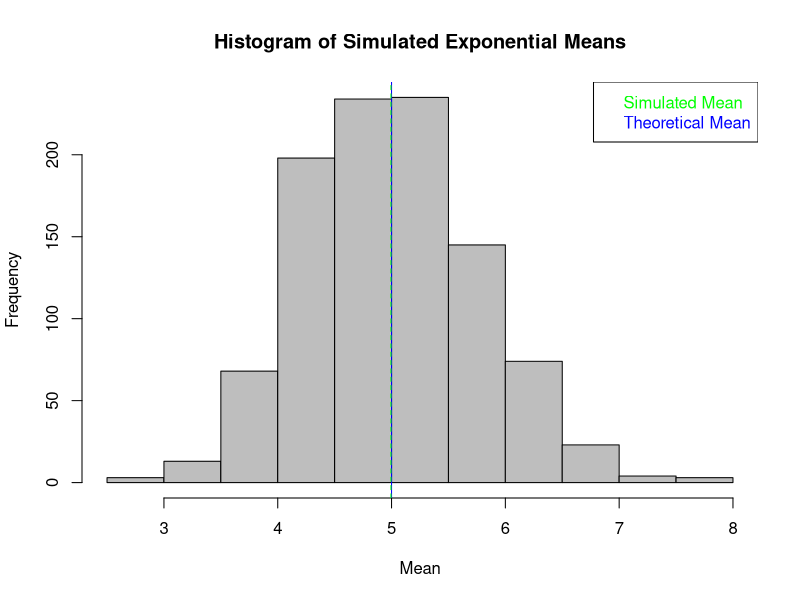

Recreate this plot in R.
## ---- chunk 1
set.seed(16)

lambda <- 0.2
sd=mean=1/lambda
n<-40
nosims<-1000
data=rexp(n*nosims, lambda)

## ---- chunk 2
exD<- matrix(data,nrow=nosims)
exDmean<-apply(exD,1,mean)

##The sample mean of the simulated mean will be:
mean(exDmean)

##while the theoretical mean is one over lambda, which is:
print(mean)
## ---- chunk 3
hist(exDmean, xlab="Mean", main="Histogram of Simulated Exponential Means", col="grey"
     )
legend("topright", c("Simulated Mean", "Theoretical Mean"), text.col=c("green", "blue"))
abline(v=mean, col="blue")
abline(v=mean(exDmean),col="green", lty=2)
